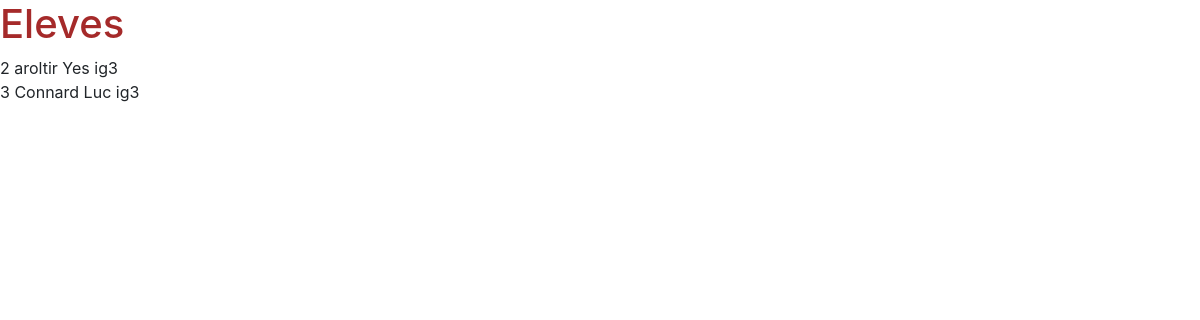
Page /eleve/liste on the earlier database version.
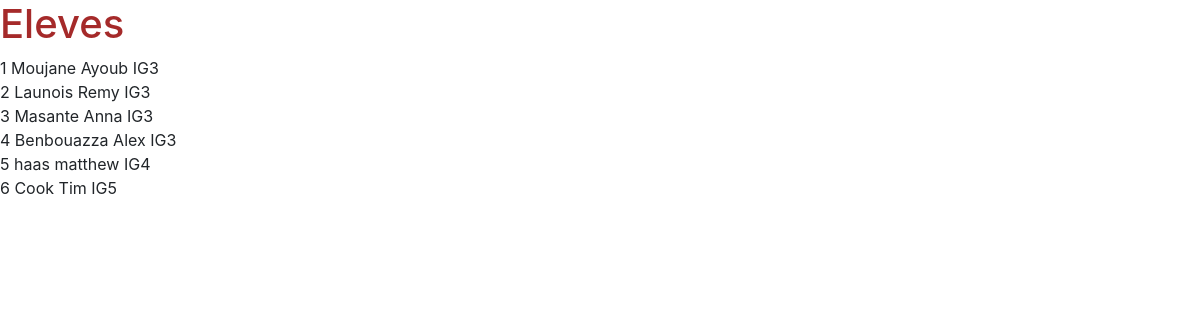
Same page on the later database version.
### site_web/models.py (models this page shows)
class Eleve(models.Model):
    user = models.OneToOneField(User, on_delete=models.CASCADE)
    nom=models.CharField(max_length=50)
    prenom=models.CharField(max_length=50)
    classe=models.ForeignKey('Classe',default=None, on_delete=models.CASCADE) #Un élève appartient forcément à une classe
    groupe=models.ForeignKey('Groupe',default=None, on_delete=models.CASCADE) #Un élève appartient forcément un groupe peut-etre pas en cascade
    def __str__(self):
        return self.nom + " " + self.prenom

class Classe(models.Model):
    lib_Classe=models.CharField(max_length=10)
    annee_Promo=models.CharField(max_length=9)
    def __str__(self):
        return self.lib_Classe

### site_web/views.py (the view)
# urls.py: path('eleve/liste', views.liste_Eleve),
def liste_Eleve(request):
    return liste(request,"Eleves",Eleve.objects.all())

### site_web/views.py (called while the page is built)
def liste(request,nom,querryset):
    context ={
        "titre":nom,
        "liste":querryset
    }
    return render(request,"liste.html",context)

### templates/liste.html
{% extends 'base.html' %}
{% block content %}
<h1>{{ titre }}</h1>
{% for obj in liste %}
{{obj.id}}
{{obj}} {{obj.classe}} <br/>
{% endfor %}
{% endblock %}

### templates/base.html (shortened to what this page needs)
{% load static %}
<html>
    <head>
        <link rel="stylesheet" href="https://stackpath.bootstrapcdn.com/bootstrap/4.1.3/css/bootstrap.min.css">
        <link rel="stylesheet" href="{% static 'css/style.css' %}">
    </head>
    <body>
        {% block content %}{% endblock %}
    </body>
</html>

### site_web/static/css/style.css (style rules this page uses)
h1, h2, h3 { color:brown; }

Differences in the rows shown:
added Eleve: id "1", nom+prenom "Moujane Ayoub", classe "IG3"
changed Eleve id 2: nom+prenom "aroltir Yes" → "Launois Remy"; classe "ig3" → "IG3"
changed Eleve id 3: nom+prenom "Connard Luc" → "Masante Anna"; classe "ig3" → "IG3"
added Eleve: id "4", nom+prenom "Benbouazza Alex", classe "IG3"
added Eleve: id "5", nom+prenom "haas matthew", classe "IG4"
added Eleve: id "6", nom+prenom "Cook Tim", classe "IG5"
